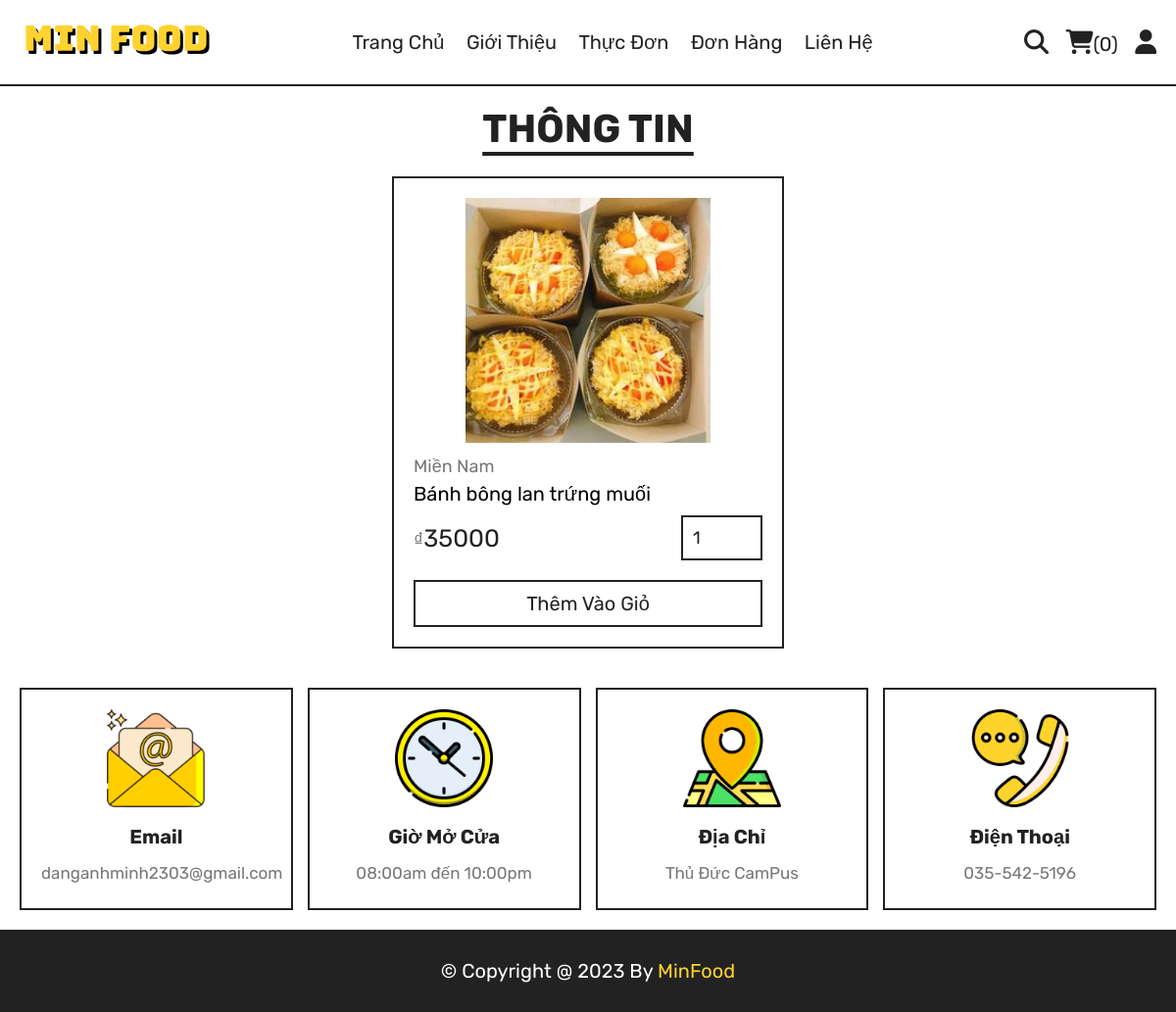
The page /quick_view.php?pid=1 on the database its author committed.
### tables this page shows
CREATE TABLE `products` (
  `id` int(100) NOT NULL,
  `name` varchar(100) NOT NULL,
  `category` varchar(100) NOT NULL,
  `price` int(10) NOT NULL,
  `image` varchar(100) NOT NULL
);

### quick_view.php (the view, shortened to what this page needs)
<?php
include 'components/connect.php';
?>
<!DOCTYPE html>
<html lang="en">
<head>
   <link rel="stylesheet" href="https://cdnjs.cloudflare.com/ajax/libs/font-awesome/6.1.1/css/all.min.css">
   <link rel="stylesheet" href="css/style.css">
</head>
<body>
<?php include 'components/user_header.php'; ?>
<section class="quick-view">
   <h1 class="title">Thông Tin</h1>
   <?php
      $pid = $_GET['pid'];
      $select_products = $conn->prepare("SELECT * FROM `products` WHERE id = ?");
      $select_products->execute([$pid]);
      if($select_products->rowCount() > 0){
         while($fetch_products = $select_products->fetch(PDO::FETCH_ASSOC)){
   ?>
   <form action="" method="post" class="box">
      <img src="uploaded_img/<?= $fetch_products['image']; ?>" alt="">
      <a href="category.php?category=<?= $fetch_products['category']; ?>" class="cat"><?= $fetch_products['category']; ?></a>
      <div class="name"><?= $fetch_products['name']; ?></div>
      <div class="flex">
         <div class="price"><span>₫</span><?= $fetch_products['price']; ?></div>
         <input type="number" name="qty" class="qty" min="1" max="99" value="1" maxlength="2">
      </div>
      <button type="submit" name="add_to_cart" class="cart-btn">Thêm vào giỏ</button>
   </form>
   <?php
         }
      }else{
         echo '<p class="empty">no products added yet!</p>';
      }
   ?>
</section>
<?php include 'components/footer.php'; ?>
</body>
</html>

### css/style.css (style rules this page uses)
:root { --yellow:#fed330; --red:#e74c3c; --white:#fff; --black:#222; --light-color:#777; --border:.2rem solid var(--black); }
* { font-family: 'Rubik', sans-serif; margin:0; padding:0; box-sizing: border-box; outline: none; border: none; text-decoration: none; }
html { font-size: 62.5%; overflow-x: hidden; scroll-behavior: smooth; stop-opacity: 7rem; }
section { margin:0 auto; max-width: 1200px; padding:2rem; }
.title { text-align: center; margin-bottom: 2.5rem; font-size: 4rem; color:var(--black); text-transform: uppercase; text-decoration: underline; text-underline-offset: 1rem; }
.quick-view form { max-width: 40rem; padding:2rem; border:var(--border); position: relative; margin:0 auto; }
.quick-view form img { height: 25rem; width: 100%; object-fit: contain; margin-bottom: 1rem; }
.quick-view form .cat { font-size: 1.8rem; color:var(--light-color); }
.quick-view form .name { font-size: 2rem; margin:.5rem 0; }
.quick-view form .flex { display: flex; justify-content: space-between; align-items: center; gap:1.5rem; margin:1rem 0; }
.quick-view form .flex .price { font-size: 2.5rem; color:var(--black); }
.quick-view form .flex .price span { font-size: 2rem; color:var(--light-color); }
.quick-view form .flex .qty { border:var(--border); padding:1rem; font-size: 1.8rem; color:var(--black); }
.quick-view form .cart-btn { width: 100%; padding:1rem 3rem; text-align: center; border:var(--border); font-size: 2rem; color:var(--black); cursor: pointer; text-transform: capitalize; background: none; margin-top: 1rem; }

### rows shown on the page
products: image (picture), category "Miền Nam", name "Bánh bông lan trứng muối", price "35000"

### other values the page prints
$total_cart_items "0"
